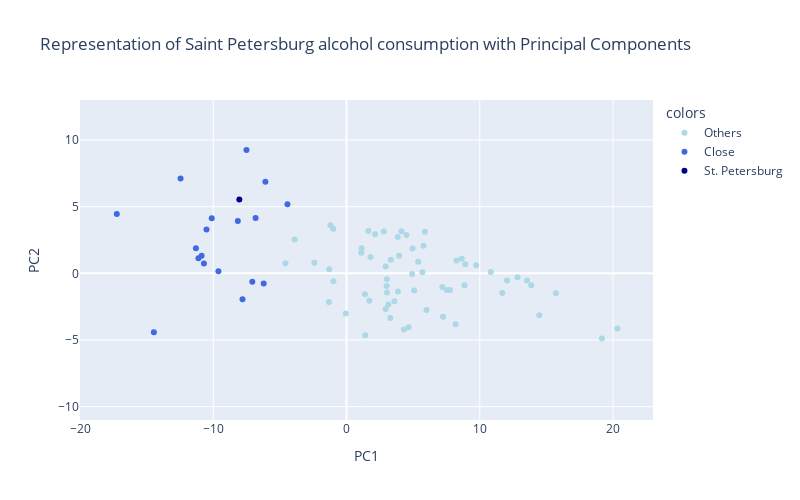

Notebook source saved alongside this figure:
### Markdown cell above
The dendrogram shows us a first selection (regions delimited by a black square) of regions that have the same habits of Saint Petersburg regarding alcohol consumption. To select these regions, we need to cut the tree (at t=30 for instance).

Once the dendrogram cut and the group selected, we will replot the same region representation but with colors to ensure we have selected the good regions.

### Code cell
# Cutting Parameter
t = 30

# Adding the 'clusters' columnto the pca data
clusters = fcluster(links, t, criterion='distance')
russia_pca['clusters'] = clusters

# Selecting Saint Petersburg group
st_petersburg_cluster = russia_pca[russia_pca['region']=='Saint Petersburg']['clusters'][61]

# Creating the column colors based on the closeness with Saint Petersburg
russia_pca['colors'] = np.select([russia_pca['region']=="Saint Petersburg",
                      russia_pca['clusters']==st_petersburg_cluster], ['St. Petersburg', "Close"], "Others")


### Plot Options ###

fig = px.scatter(data_frame=russia_pca,
            x="PC1",
            y="PC2", 
            color=russia_pca['colors'],
            color_discrete_sequence=["lightblue", 'royalblue', 'darkblue'],
            title="Representation of Saint Petersburg alcohol consumption with Principal Components",
            range_y=[-5, 7],
            range_x=[-20,23])

fig.update_layout(
                autosize=False,
                width=800,
                height=500,
                yaxis={"scaleanchor":"x",
                       "autorange":False})

### Figure 1 — Plotly figure (JSON) as saved in the notebook; plotly's stock layout.template omitted (floating-point values rounded to 4 significant figures)
{"data": [{"hovertemplate": "colors=Others<br>PC1=%{x}<br>PC2=%{y}<extra></extra>", "legendgroup": "Others", "marker": {"color": "lightblue", "symbol": "circle"}, "mode": "markers", "name": "Others", "orientation": "v", "showlegend": true, "type": "scatter", "x": [5.695, 1.38, 8.852, 2.143, 8.647, -50.49, 3.323, -0.05367, 7.522, 1.14, 3.59, -18.95, -3.891, 20.32, 6.004, 1.708, 4.661, 3.862, -4.586, -2.414, 12.05, 7.185, 13.86, 5.775, 2.793, -1.32, 7.766, 4.924, 3.845, 10.82, 8.918, 4.125, 8.257, 3.012, 5.075, 1.797, 1.405, 2.931, 3.027, -64.42, -1.292, 14.47, 3.034, -12.0, 4.312, 11.69, 1.639, 3.282, 9.731, 12.83, -0.9977, 15.71, 1.109, 13.54, 5.376, 3.95, 19.17, 2.946, 7.239, 3.134, 4.498, -1.205, 5.889, 4.956, 8.189, -0.9851], "xaxis": "x", "y": [0.07785, -1.578, -0.8977, 2.939, 1.098, 14.36, 1.017, -3.014, -1.244, 1.875, -2.092, -12.86, 2.547, -4.138, -2.752, -2.065, -4.05, -1.37, 0.7493, 0.801, -0.5426, -1.033, -0.9012, 2.075, 3.136, -2.158, -1.249, -0.05905, 2.731, 0.09136, 0.676, 3.152, 0.9565, -0.9501, -1.298, 1.234, -4.64, -2.671, -0.4374, -17.82, 0.3013, -3.146, -1.442, -13.3, -4.212, -1.469, 3.185, -3.348, 0.6012, -0.3023, 3.351, -1.503, 1.538, -0.5335, 0.86, 1.317, -4.893, 0.5057, -3.266, -2.334, 2.873, 3.612, 3.116, 1.87, -3.83, -0.5875], "yaxis": "y"}, {"hovertemplate": "colors=Close<br>PC1=%{x}<br>PC2=%{y}<extra></extra>", "legendgroup": "Close", "marker": {"color": "royalblue", "symbol": "circle"}, "mode": "markers", "name": "Close", "orientation": "v", "showlegend": true, "type": "scatter", "x": [-9.612, -11.3, -14.46, -6.088, -10.7, -8.157, -7.07, -10.51, -11.11, -6.824, -4.431, -7.506, -7.806, -10.11, -6.216, -17.24, -10.87, -12.45], "xaxis": "x", "y": [0.1467, 1.888, -4.427, 6.867, 0.7367, 3.925, -0.6393, 3.289, 1.133, 4.144, 5.177, 9.253, -1.95, 4.14, -0.7712, 4.443, 1.314, 7.121], "yaxis": "y"}, {"hovertemplate": "colors=St. Petersburg<br>PC1=%{x}<br>PC2=%{y}<extra></extra>", "legendgroup": "St. Petersburg", "marker": {"color": "darkblue", "symbol": "circle"}, "mode": "markers", "name": "St. Petersburg", "orientation": "v", "showlegend": true, "type": "scatter", "x": [-8.042], "xaxis": "x", "y": [5.549], "yaxis": "y"}], "layout": {"autosize": false, "height": 500, "legend": {"title": {"text": "colors"}, "tracegroupgap": 0}, "title": {"text": "Representation of Saint Petersburg alcohol consumption with Principal Components"}, "width": 800, "xaxis": {"anchor": "y", "domain": [0, 1], "range": [-20, 23], "title": {"text": "PC1"}}, "yaxis": {"anchor": "x", "autorange": false, "domain": [0, 1], "range": [-5, 7], "scaleanchor": "x", "title": {"text": "PC2"}}}}
